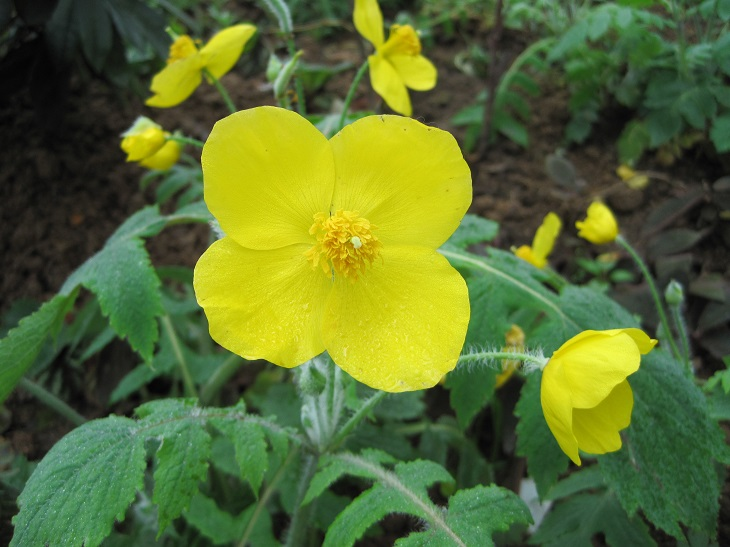
#> input picture 2入门/opencv入门/image0.JPG, 730 x 547 px, found by its file name
$ jupyter execute '09图片旋转.ipynb'
#> lines starting #> are read from the running program, lines starting #| are printed output that depends on the picture
[cell 1]
import cv2
import numpy as np
img = cv2.imread('/Users/xh/workspaces/jupyter/opencv-example/2入门/opencv入门/image0.JPG', 1)
#> img is the input picture: shape (547, 730, 3); mean B, G, R 48.7, 109.6, 90.1
imgInfo = img.shape
#> imgInfo = (547, 730, 3)
height = imgInfo[0]
#> height = 547
width = imgInfo[1]
#> width = 730
print(height,width,imgInfo[2])
#| 547 730 3
# 2*3
matRotate = cv2.getRotationMatrix2D((height*0.5,width*0.5),45,1)# mat rotate 1 center 2 angle 3 scale
# matRotate = cv2.getRotationMatrix2D((width*0.5,height*0.5),45,1)# mat rotate 1 center 2 angle 3 scale
#100*100 25
# OpenCV 中坐标是 (x, y) 即 (列, 行)：
dst = cv2.warpAffine(img,matRotate,(width,height))
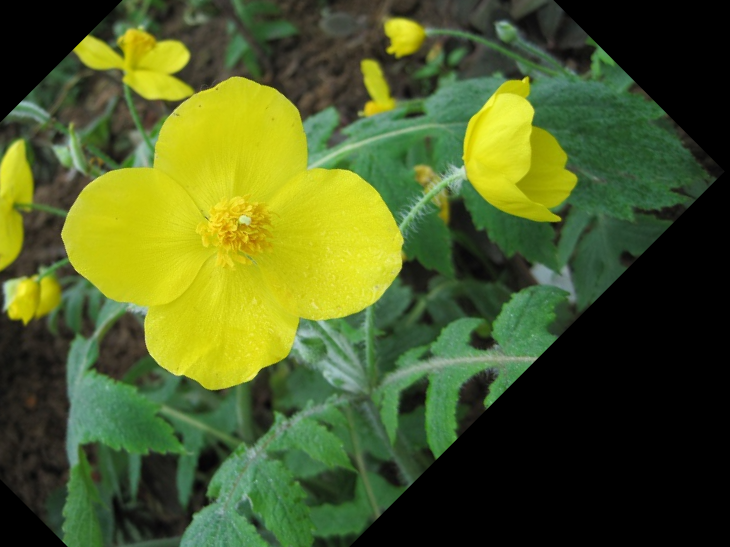
#> dst: shape (547, 730, 3); mean B, G, R 37.3, 92.7, 77.7
print(dst.shape[0],dst.shape[1])
#| 547 730
import matplotlib.pyplot as plt
img_rgb = cv2.cvtColor(dst, cv2.COLOR_BGR2RGB)
plt.imshow(img_rgb)
plt.title('Image')
plt.axis('off')
plt.show()

[cell 2]
import cv2
import numpy as np
import matplotlib.pyplot as plt
# 设置支持中文的字体
plt.rcParams['font.sans-serif'] = ['Arial Unicode MS', 'SimHei', 'Microsoft YaHei', 'WenQuanYi Micro Hei']
plt.rcParams['axes.unicode_minus'] = False  # 解决负号显示问题

def rotate_image_auto_size(img, angle, scale=1.0):
    """
    旋转图像并自动计算合适的画布大小
    """
#> called with angle = 45, scale = 1
    height, width = img.shape[:2]
#> height = 547; width = 730
    center = (width/2, height/2)
#> center = (365, 273.5)

    # 获取旋转矩阵
    matRotate = cv2.getRotationMatrix2D(center, angle, scale)

    # 计算旋转后的边界
    # 获取图像的四个角
    corners = np.array([
        [0, 0, 1],
        [width, 0, 1],
        [0, height, 1],
        [width, height, 1]
    ])

    # 变换四个角
    new_corners = np.dot(matRotate, corners.T).T

    # 计算新的边界
    x_min = int(np.min(new_corners[:, 0]))
#> x_min = -86
    x_max = int(np.max(new_corners[:, 0]))
#> x_max = 816
    y_min = int(np.min(new_corners[:, 1]))
#> y_min = -177
    y_max = int(np.max(new_corners[:, 1]))
#> y_max = 724

    # 计算平移量（将图像移到正区域）
    matRotate[0, 2] += -x_min
    matRotate[1, 2] += -y_min

    # 新尺寸
    new_width = x_max - x_min
#> new_width = 902
    new_height = y_max - y_min
#> new_height = 901

    # 应用变换
    dst = cv2.warpAffine(img, matRotate, (new_width, new_height))
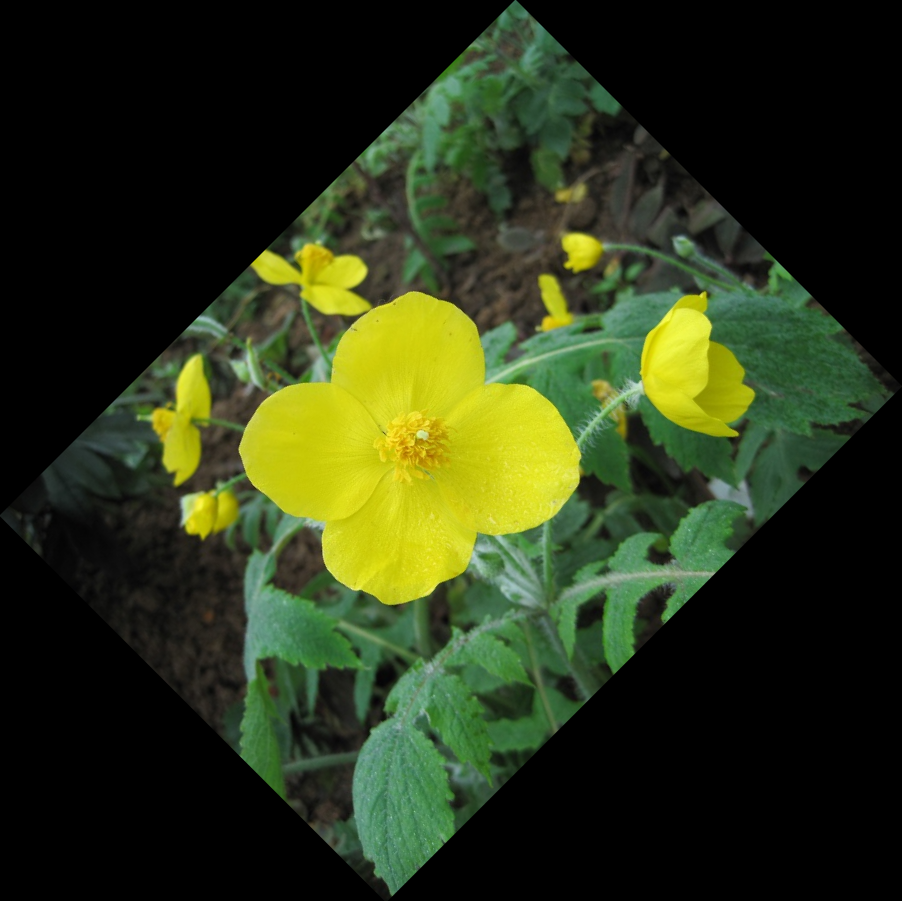
#> dst: shape (901, 902, 3); mean B, G, R 23.9, 53.9, 44.3

    return dst, new_width, new_height

# 使用示例
img = cv2.imread('/Users/xh/workspaces/jupyter/opencv-example/2入门/opencv入门/image0.JPG')
dst, new_w, new_h = rotate_image_auto_size(img, 45, 1.0)
#> new_w = 902; new_h = 901

print(f"原图尺寸: {img.shape[1]} x {img.shape[0]}")
#| 原图尺寸: 730 x 547
print(f"旋转后尺寸: {new_w} x {new_h}")
#| 旋转后尺寸: 902 x 901

# 显示结果
img_rgb = cv2.cvtColor(dst, cv2.COLOR_BGR2RGB)
#> img_rgb: shape (901, 902, 3)
plt.figure(figsize=(10, 8))
plt.imshow(img_rgb)
plt.title('自动计算画布大小的旋转')
plt.axis('off')
plt.show()
